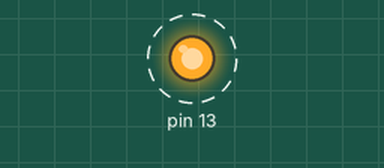
Bench run of a sketch on a simulated Arduino Uno, built with avr-gcc and run on an emulated ATmega328P. On the bench: output pins drawn as LEDs (lit = HIGH). Dashed ring = blinking.

Above: at 0.15 s.
Timing chart, 0 to 3.0 s (numbered marks = the images above):
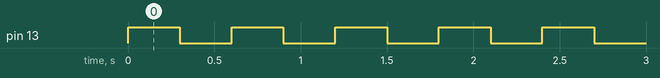

The sketch:

goto.ino
```cpp
void setup() {
  pinMode(13, OUTPUT);

  loop:
  digitalWrite(13, !digitalRead(13));
  delay(300);
  goto loop;

}

void loop() {


}
```

Measured:
- by itself, pin 13: alternates HIGH for 0.30 s and LOW for 0.30 s
